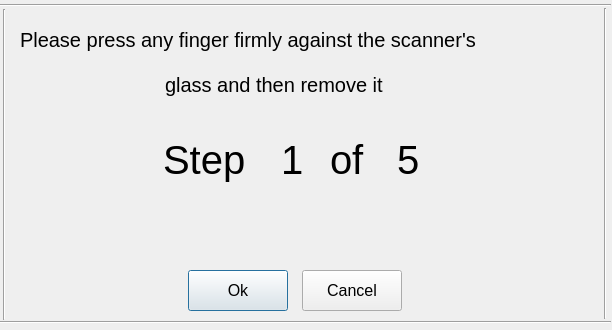
<?xml version="1.0" encoding="UTF-8"?>
<ui version="4.0">
 <class>CDlgFingerprint</class>
 <widget class="QDialog" name="CDlgFingerprint">
  <property name="geometry">
   <rect>
    <x>0</x>
    <y>0</y>
    <width>612</width>
    <height>330</height>
   </rect>
  </property>
  <property name="font">
   <font>
    <pointsize>12</pointsize>
   </font>
  </property>
  <property name="windowTitle">
   <string>Dialog</string>
  </property>

  <widget class="Line" name="line">
   <property name="geometry">
    <rect>
     <x>0</x>
     <y>314</y>
     <width>611</width>
     <height>16</height>
    </rect>
   </property>
   <property name="orientation">
    <enum>Qt::Horizontal</enum>
   </property>
  </widget>
  <widget class="Line" name="line_2">
   <property name="geometry">
    <rect>
     <x>0</x>
     <y>-3</y>
     <width>611</width>
     <height>16</height>
    </rect>
   </property>
   <property name="orientation">
    <enum>Qt::Horizontal</enum>
   </property>
  </widget>
  <widget class="Line" name="line_3">
   <property name="geometry">
    <rect>
     <x>-6</x>
     <y>9</y>
     <width>20</width>
     <height>311</height>
    </rect>
   </property>
   <property name="orientation">
    <enum>Qt::Vertical</enum>
   </property>
  </widget>
  <widget class="Line" name="line_4">
   <property name="geometry">
    <rect>
     <x>595</x>
     <y>8</y>
     <width>20</width>
     <height>311</height>
    </rect>
   </property>
   <property name="orientation">
    <enum>Qt::Vertical</enum>
   </property>
  </widget>


  <widget class="QWidget" name="layoutWidget">
   <property name="geometry">
    <rect>
     <x>10</x>
     <y>20</y>
     <width>601</width>
     <height>400</height>
    </rect>
   </property>
   <layout class="QVBoxLayout" name="verticalLayout">
   </layout>
  
  <widget class="QPushButton" name="buttonBoxOk">
   <property name="geometry">
    <rect>
     <x>178</x>
     <y>250</y>
     <width>100</width>
     <height>41</height>
    </rect>
   </property>
   <property name="text">
    <string>Ok</string>
   </property>
  </widget>

  <widget class="QPushButton" name="buttonBoxCancel">
   <property name="geometry">
    <rect>
     <x>292</x>
     <y>250</y>
     <width>100</width>
     <height>41</height>
    </rect>
   </property>
   <property name="text">
    <string>Cancel</string>
   </property>
  </widget>

 </widget>
   
 <widget class="QLabel" name="lblFPrintMessage">
   <property name="geometry">
     <rect>
       <x>20</x>
       <y>20</y>
       <width>600</width>
       <height>40</height>
     </rect>
   </property>
   <property name="font">
     <font>
       <pointsize>15</pointsize>
     </font>
   </property>
   <property name="text">
     <string>Please press any finger firmly against the scanner's</string>
   </property>
 </widget>
 
 <widget class="QLabel" name="lblFPrintMessage1">
   <property name="geometry">
     <rect>
       <x>165</x>
       <y>65</y>
       <width>300</width>
       <height>40</height>
     </rect>
   </property>
   <property name="font">
     <font>
       <pointsize>15</pointsize>
     </font>
    </property>
    <property name="text">
     <string>glass and then remove it</string>
    </property>
     </widget>

     <widget class="QLabel" name="lblStageText">
    <property name="geometry">
     <rect>
      <x>163</x>
      <y>130</y>
      <width>300</width>
      <height>60</height>
     </rect>
    </property>
    <property name="font">
     <font>
      <pointsize>30</pointsize>
     </font>
    </property>
    <property name="text">
     <string>Step</string>
    </property>
     </widget>
     
     <widget class="QLabel" name="lblFPrintStageNumber">
    <property name="geometry">
     <rect>
      <x>281</x>
      <y>135</y>
      <width>50</width>
      <height>50</height>
     </rect>
    </property>
    <property name="font">
     <font>
      <pointsize>30</pointsize>
     </font>
    </property>
    <property name="text">
     <string>1</string>
    </property>
     </widget>

     <widget class="QLabel" name="lblFPrintOf">
    <property name="geometry">
     <rect>
      <x>330</x>
      <y>135</y>
      <width>50</width>
      <height>50</height>
     </rect>
    </property>
    <property name="font">
     <font>
      <pointsize>30</pointsize>
     </font>
    </property>
    <property name="text">
     <string>of</string>
    </property>
     </widget>

     <widget class="QLabel" name="lblFPrintStageTotal">
    <property name="geometry">
     <rect>
      <x>397</x>
      <y>135</y>
      <width>50</width>
      <height>50</height>
     </rect>
    </property>
    <property name="font">
     <font>
      <pointsize>30</pointsize>
     </font>
    </property>
    <property name="text">
     <string>5</string>
    </property>
     </widget>

   <widget class="QLabel" name="lblFPrintMessage2">
    <property name="geometry">
     <rect>
      <x>183</x>
      <y>200</y>
      <width>300</width>
      <height>40</height>
     </rect>
    </property>
    <property name="font">
     <font>
      <pointsize>13</pointsize>
     </font>
    </property>
    <property name="text">
     <string></string>
    </property>
   </widget>
 </widget>
</ui>
